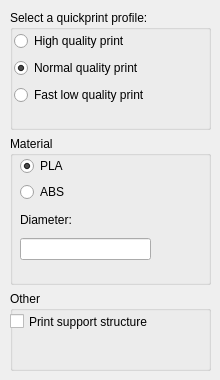
           <widget class="QWidget" name="simple">
            <widget class="QWidget" name="layoutWidget_23">
             <property name="geometry">
              <rect>
               <x>10</x>
               <y>10</y>
               <width>201</width>
               <height>361</height>
              </rect>
             </property>
             <layout class="QVBoxLayout" name="verticalLayout_3">
              <item>
               <widget class="QGroupBox" name="quickprint_profile">
                <property name="maximumSize">
                 <size>
                  <width>16777215</width>
                  <height>120</height>
                 </size>
                </property>
                <property name="autoFillBackground">
                 <bool>false</bool>
                </property>
                <property name="styleSheet">
                 <string notr="true"/>
                </property>
                <property name="title">
                 <string>Select a quickprint profile:</string>
                </property>
                <property name="flat">
                 <bool>false</bool>
                </property>
                <property name="checkable">
                 <bool>false</bool>
                </property>
                <widget class="QWidget" name="layoutWidget_25">
                 <property name="geometry">
                  <rect>
                   <x>4</x>
                   <y>20</y>
                   <width>171</width>
                   <height>77</height>
                  </rect>
                 </property>
                 <layout class="QVBoxLayout" name="verticalLayout">
                  <item>
                   <widget class="QRadioButton" name="high_quality">
                    <property name="text">
                     <string>High quality print</string>
                    </property>
                   </widget>
                  </item>
                  <item>
                   <widget class="QRadioButton" name="normal_quality">
                    <property name="text">
                     <string>Normal quality print</string>
                    </property>
                    <property name="checked">
                     <bool>true</bool>
                    </property>
                   </widget>
                  </item>
                  <item>
                   <widget class="QRadioButton" name="fast_low_quality">
                    <property name="text">
                     <string>Fast low quality print</string>
                    </property>
                   </widget>
                  </item>
                 </layout>
                </widget>
               </widget>
              </item>
              <item>
               <widget class="QGroupBox" name="material">
                <property name="maximumSize">
                 <size>
                  <width>16777215</width>
                  <height>150</height>
                 </size>
                </property>
                <property name="title">
                 <string>Material</string>
                </property>
                <widget class="QWidget" name="layoutWidget_26">
                 <property name="geometry">
                  <rect>
                   <x>10</x>
                   <y>20</y>
                   <width>131</width>
                   <height>104</height>
                  </rect>
                 </property>
                 <layout class="QVBoxLayout" name="verticalLayout_2">
                  <item>
                   <widget class="QRadioButton" name="pla">
                    <property name="text">
                     <string>PLA</string>
                    </property>
                    <property name="checked">
                     <bool>true</bool>
                    </property>
                   </widget>
                  </item>
                  <item>
                   <widget class="QRadioButton" name="abs">
                    <property name="text">
                     <string>ABS</string>
                    </property>
                   </widget>
                  </item>
                  <item>
                   <widget class="QLabel" name="label">
                    <property name="text">
                     <string>Diameter:</string>
                    </property>
                   </widget>
                  </item>
                  <item>
                   <widget class="QLineEdit" name="simple_filament_diameter">
                    <property name="inputMask">
                     <string/>
                    </property>
                   </widget>
                  </item>
                 </layout>
                </widget>
               </widget>
              </item>
              <item>
               <widget class="QGroupBox" name="other">
                <property name="maximumSize">
                 <size>
                  <width>16777215</width>
                  <height>80</height>
                 </size>
                </property>
                <property name="title">
                 <string>Other</string>
                </property>
                <widget class="QCheckBox" name="print_support_structure">
                 <property name="geometry">
                  <rect>
                   <x>0</x>
                   <y>20</y>
                   <width>181</width>
                   <height>21</height>
                  </rect>
                 </property>
                 <property name="text">
                  <string>Print support structure</string>
                 </property>
                </widget>
               </widget>
              </item>
             </layout>
            </widget>
           </widget>
